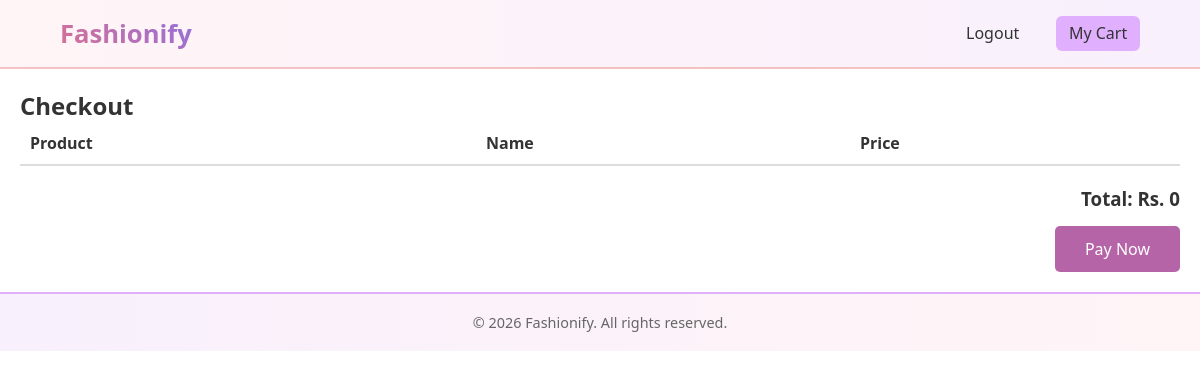
The page /checkout (signed in) on the database as committed earlier.
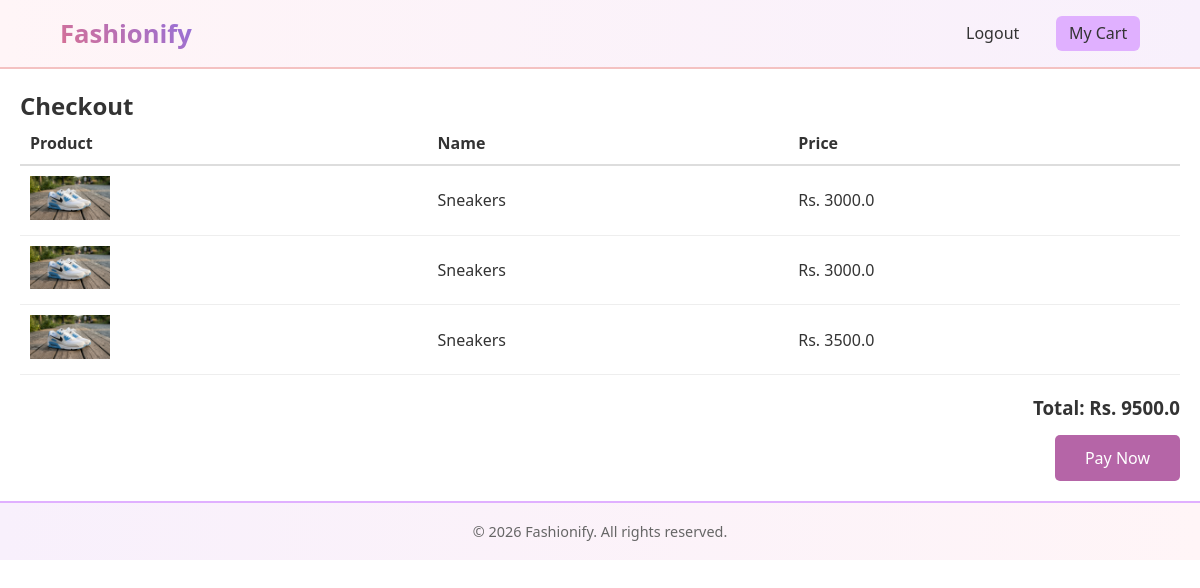
The same page on the database as committed later.
### main.py (models this page shows)
class Cart(db.Model):
    __tablename__ = "cart_items"
    id: Mapped[int] = mapped_column(Integer, primary_key=True)
    name: Mapped[str] = mapped_column(String(250), nullable=False)
    user_id: Mapped[int] = mapped_column(ForeignKey('users.id'), nullable=False)
    product_id: Mapped[int] = mapped_column(ForeignKey('products.id'), nullable=False)
    product = relationship("Product")

class Product(db.Model):
    __tablename__= "products"
    id: Mapped[int] = mapped_column(Integer, primary_key=True)
    title: Mapped[str] = mapped_column(String(50),nullable=False)
    img_url: Mapped[str] = mapped_column(String(500), nullable=False)
    price: Mapped[float] = mapped_column(Float, nullable=False)

### main.py (the view)
@app.route("/checkout")
@login_required
def checkout():
    items = db.session.execute(
        db.select(Cart).where(Cart.user_id == current_user.id)
    ).scalars().all()
    total = sum(item.product.price for item in items)
    return render_template("checkout.html", items=items, total=total, user= current_user)

### main.py (called while the page is built)
@login_manager.user_loader
def load_user(user_id):
    return db.session.get(User, int(user_id))

### templates/checkout.html
{% extends "base.html" %}
{% block content %}
<div style="width:100%; max-width:none; padding:20px;">
  <h2>Checkout</h2>
  <table style="width:100%; border-collapse:collapse;">
    <thead>
      <tr style="text-align:left; border-bottom:2px solid #ddd;">
        <th style="padding:10px;">Product</th>
        <th style="padding:10px;">Name</th>
        <th style="padding:10px;">Price</th>
      </tr>
    </thead>
    <tbody>
      {% for item in items %}
      <tr style="border-bottom:1px solid #eee;">
        <td style="padding:10px;"><img src="{{ item.product.img_url }}" width="80" alt="{{ item.name }}"></td>
        <td style="padding:10px;">{{ item.name }}</td>
        <td style="padding:10px;">Rs. {{ item.product.price }}</td>
      </tr>
      {% endfor %}
    </tbody>
  </table>
  <h3 style="text-align:right; margin-top:20px;">Total: Rs. {{ total }}</h3>
  <form action="{{ url_for('home') }}" method="POST" style="text-align:right; margin-top:15px;">
    <button type="submit"
            style="padding:12px 30px; background:#b565a7; color:#fff; border:none;
                   border-radius:5px; font-size:16px; cursor:pointer;">
      Pay Now
    </button>
  </form>
</div>
{% endblock %}

Rows that differ between the two databases and show on the page:
added Cart: product.img_url (picture), name "Sneakers", product.price "3000.0"
added Cart: product.img_url (picture), name "Sneakers", product.price "3000.0"
added Cart: product.img_url (picture), name "Sneakers", product.price "3500.0"
Other text that changed with them:
{{ total }}: "0" → "9500.0"
